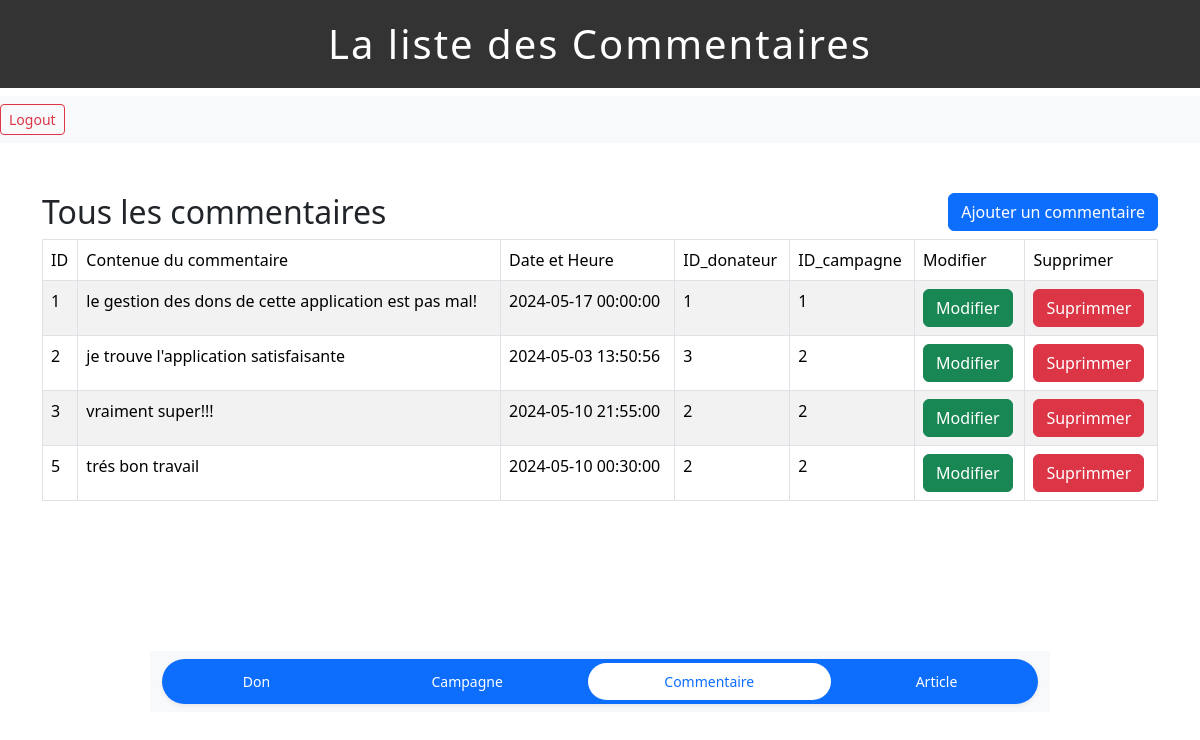
The page /commentaire.php (signed in) on the database its author committed.
### tables this page shows
CREATE TABLE `commentaire` (
  `id` int(11) NOT NULL,
  `contenu_du_commentaire` text NOT NULL,
  `Heure_et_date` datetime NOT NULL,
  `ID_Donateur` bigint(10) NOT NULL,
  `ID_Campagne` bigint(20) NOT NULL
);

### commentaire.php (the view, shortened to what this page needs)
<?php
$user_type = $_SESSION['user_type'];
?>
<?php
include("header_comm.php");
?>
<?php
include("connection.php");
?>
        <div class="box1">
          <h2>Tous les commentaires</h2>
          <button type="button" class="btn btn-primary" data-bs-toggle="modal" data-bs-target="#exampleModal">Ajouter un commentaire</button>
        </div>
        <table class="table table-hover table-bordered table-striped">
            <thead>
                <tr>
                    <td>ID</td>
                    <td>Contenue du commentaire</td>
                    <td>Date et Heure</td>
                    <?php if ($user_type == 'Organisation') : ?>
                    <td>ID_donateur</td>
                    <?php endif; ?>
                    <td>ID_campagne</td>
                    <?php if ($user_type == 'Organisation') : ?>
                    <td>Modifier</td>
                    <td>Supprimer</td>
                    <?php endif; ?>
                </tr>
            </thead>
            <tbody>
            <?php
                $sql = "SELECT * FROM commentaire";
                $query = $conn->prepare($sql);
                $query->execute();
                $result = $query->fetchAll(PDO::FETCH_ASSOC);
                foreach ($result as $row) {
                    echo "<tr>";
                    echo "<td>" . $row['id'] . "</td>";
                    echo "<td>" . $row['contenu_du_commentaire'] . "</td>";
                    echo "<td>" . $row['Heure_et_date'] . "</td>";
                    if ($user_type == 'Organisation') {
                    echo "<td>" . $row['ID_Donateur'] . "</td>";
                    }
                    echo "<td>" . $row['ID_Campagne'] . "</td>";
                    if ($user_type == 'Organisation') {
                    echo "<td><a href='update_comm.php?id=" .$row["id"]. "' class='btn btn-success'>Modifier</a></td>";
                    echo "<td><a href='delete_comm.php?id=" .$row["id"]. "' onclick='return confirmDelete();' class='btn btn-danger'>Suprimmer</a></td>";
                    }
                    echo "</tr>";
                }
            ?>
            </tbody>
        </table>
<?php
include("footer.php");
?>

### style.css (style rules this page uses)
.box1 h2 { float: left; }
.box1 button { float: right; }

### rows shown on the page
commentaire: id "1", contenu_du_commentaire "le gestion des dons de cette application est pas mal!", Heure_et_date "2024-05-17 00:00:00", ID_Donateur "1", ID_Campagne "1"
commentaire: id "2", contenu_du_commentaire "je trouve l'application satisfaisante", Heure_et_date "2024-05-03 13:50:56", ID_Donateur "3", ID_Campagne "2"
commentaire: id "3", contenu_du_commentaire "vraiment super!!!", Heure_et_date "2024-05-10 21:55:00", ID_Donateur "2", ID_Campagne "2"
commentaire: id "5", contenu_du_commentaire "trés bon travail", Heure_et_date "2024-05-10 00:30:00", ID_Donateur "2", ID_Campagne "2"
